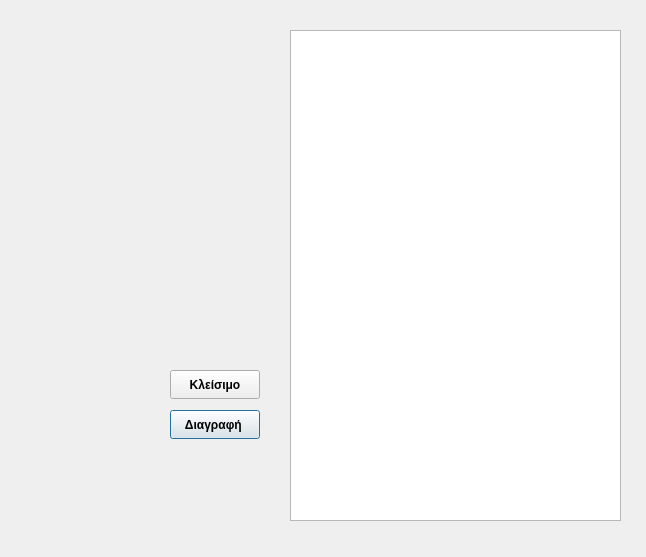
<?xml version="1.0" encoding="UTF-8"?>
<ui version="4.0">
 <class>FileManagerDialog</class>
 <widget class="QDialog" name="FileManagerDialog">
  <property name="geometry">
   <rect>
    <x>0</x>
    <y>0</y>
    <width>646</width>
    <height>557</height>
   </rect>
  </property>
  <property name="windowTitle">
   <string>Dialog</string>
  </property>
  <widget class="QListWidget" name="fileList">
   <property name="geometry">
    <rect>
     <x>290</x>
     <y>30</y>
     <width>331</width>
     <height>491</height>
    </rect>
   </property>
  </widget>
  <widget class="QPushButton" name="deleteButton">
   <property name="geometry">
    <rect>
     <x>170</x>
     <y>410</y>
     <width>90</width>
     <height>29</height>
    </rect>
   </property>
   <property name="font">
    <font>
     <bold>true</bold>
    </font>
   </property>
   <property name="text">
    <string>Διαγραφή </string>
   </property>
  </widget>
  <widget class="QPushButton" name="closeButton">
   <property name="geometry">
    <rect>
     <x>170</x>
     <y>370</y>
     <width>90</width>
     <height>29</height>
    </rect>
   </property>
   <property name="font">
    <font>
     <bold>true</bold>
    </font>
   </property>
   <property name="text">
    <string>Κλείσιμο</string>
   </property>
  </widget>
 </widget>
 <resources/>
 <connections/>
</ui>
